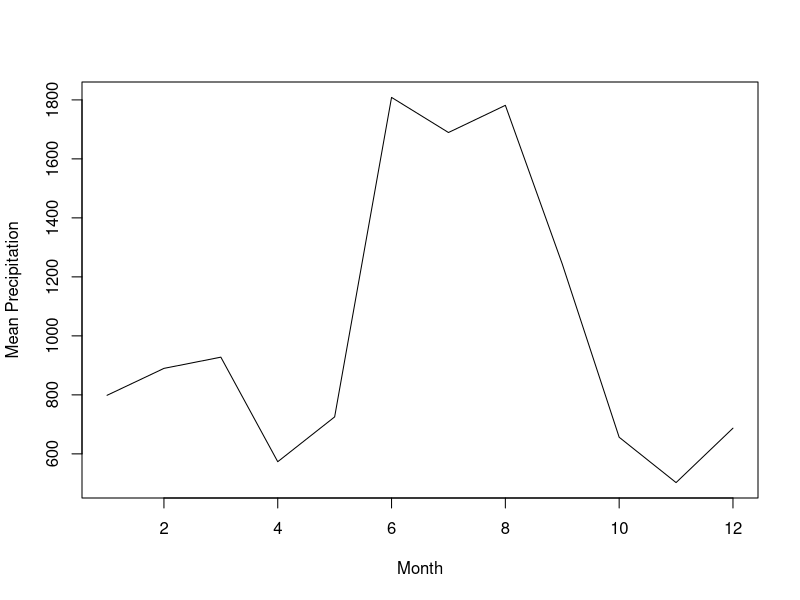

Reproduce this figure in R.
setwd("~/GitHub/intro-to-r-dan-and-chris")
# This line basically sets your working directory. I added this line.
ppt_data <- read.csv("./data/gainesville-precip.csv", header = FALSE)
# ./ means that it is in your working data base, so you don't have to type everything out
# header = FALSE basically means that the top line of data does not have headers on it.
?colMeans
# Basically colMeans determines the mean value of the column
monthly_mean_ppt <- colMeans(ppt_data)
# We are assigning a new value that has the means of each column
# These column means are a separate value, separated into 12 values [1:12].
plot(monthly_mean_ppt, type = "l", xlab = "Month", ylab = "Mean Precipitation")
#type = 1 means that it is a line graph. xlab and ylab are shorthand for the x and y labels.
 